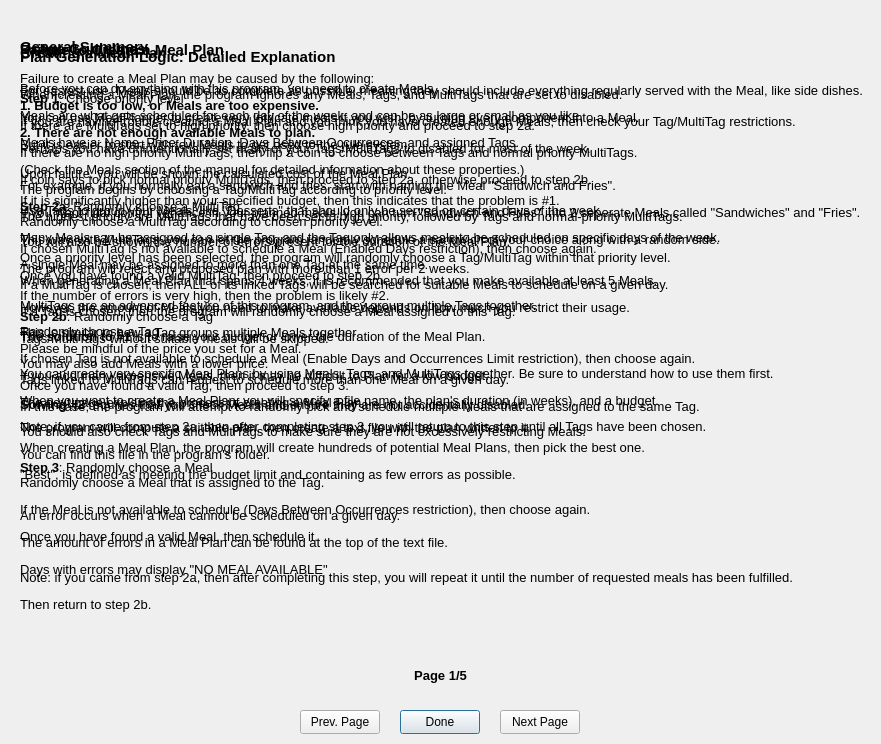
<?xml version="1.0" encoding="UTF-8"?>
<ui version="4.0">
 <class>Manual_SummaryInfo</class>
 <widget class="QDialog" name="Manual_SummaryInfo">
  <property name="geometry">
   <rect>
    <x>0</x>
    <y>0</y>
    <width>881</width>
    <height>744</height>
   </rect>
  </property>
  <property name="windowTitle">
   <string>Program Summary</string>
  </property>
  <widget class="QLabel" name="label_page1">
   <property name="enabled">
    <bool>true</bool>
   </property>
   <property name="geometry">
    <rect>
     <x>20</x>
     <y>20</y>
     <width>781</width>
     <height>461</height>
    </rect>
   </property>
   <property name="toolTip">
    <string/>
   </property>
   <property name="statusTip">
    <string/>
   </property>
   <property name="whatsThis">
    <string/>
   </property>
   <property name="text">
    <string>&lt;html&gt;&lt;head/&gt;&lt;body&gt;&lt;p&gt;&lt;span style=&quot; font-size:11pt; font-weight:700;&quot;&gt;General Summary&lt;/span&gt;&lt;br/&gt;&lt;/p&gt;&lt;p&gt;&lt;span style=&quot; font-size:10pt;&quot;&gt;Before you can do anything with this program, you need to create Meals.&lt;/span&gt;&lt;/p&gt;&lt;p&gt;&lt;span style=&quot; font-size:10pt;&quot;&gt;Meals are what gets scheduled for each day of the week, and can be as large or small as you like.&lt;/span&gt;&lt;/p&gt;&lt;p&gt;&lt;span style=&quot; font-size:10pt;&quot;&gt;Meals have a: Name, Price, Duration, Days Between Occurrences, and assigned Tags.&lt;/span&gt;&lt;/p&gt;&lt;p&gt;&lt;span style=&quot; font-size:10pt;&quot;&gt;(Check the Meals section of the manual for detailed information about these properties.)&lt;/span&gt;&lt;br/&gt;&lt;/p&gt;&lt;p&gt;&lt;span style=&quot; font-size:10pt;&quot;&gt;Use Tags to group your Meals, like &amp;quot;Desserts&amp;quot; that should only be served on certain days of the week.&lt;/span&gt;&lt;/p&gt;&lt;p&gt;&lt;span style=&quot; font-size:10pt;&quot;&gt;Many Meals can be assigned to a single Tag, and the Tag only allows meals to be scheduled on specific days of the week.&lt;/span&gt;&lt;/p&gt;&lt;p&gt;&lt;span style=&quot; font-size:10pt;&quot;&gt;A single Meal may be assigned to more than one Tag at the same time.&lt;/span&gt;&lt;br/&gt;&lt;/p&gt;&lt;p&gt;&lt;span style=&quot; font-size:10pt;&quot;&gt;MultiTags are an advanced feature of this program, and they group multiple Tags together.&lt;/span&gt;&lt;/p&gt;&lt;p&gt;&lt;span style=&quot; font-size:10pt;&quot;&gt;This is similar to how a Tag groups multiple Meals together.&lt;/span&gt;&lt;br/&gt;&lt;/p&gt;&lt;p&gt;&lt;span style=&quot; font-size:10pt;&quot;&gt;You can create very specific Meal Plans by using Meals, Tags, and MultiTags together. Be sure to understand how to use them first.&lt;/span&gt;&lt;/p&gt;&lt;p&gt;&lt;span style=&quot; font-size:10pt;&quot;&gt;When you want to create a Meal Plan, you will specify a file name, the plan's duration (in weeks), and a budget.&lt;/span&gt;&lt;/p&gt;&lt;p&gt;&lt;span style=&quot; font-size:10pt;&quot;&gt;The program will compute a suitable plan, then create a text file with the plan written to it.&lt;/span&gt;&lt;/p&gt;&lt;p&gt;&lt;span style=&quot; font-size:10pt;&quot;&gt;You can find this file in the program's folder.&lt;/span&gt;&lt;/p&gt;&lt;/body&gt;&lt;/html&gt;</string>
   </property>
   <property name="wordWrap">
    <bool>true</bool>
   </property>
  </widget>
  <widget class="QPushButton" name="pushButton_done">
   <property name="geometry">
    <rect>
     <x>400</x>
     <y>710</y>
     <width>80</width>
     <height>24</height>
    </rect>
   </property>
   <property name="text">
    <string>Done</string>
   </property>
  </widget>
  <widget class="QPushButton" name="pushButton_nextPage">
   <property name="geometry">
    <rect>
     <x>500</x>
     <y>710</y>
     <width>80</width>
     <height>24</height>
    </rect>
   </property>
   <property name="text">
    <string>Next Page</string>
   </property>
  </widget>
  <widget class="QPushButton" name="pushButton_previousPage">
   <property name="geometry">
    <rect>
     <x>300</x>
     <y>710</y>
     <width>80</width>
     <height>24</height>
    </rect>
   </property>
   <property name="text">
    <string>Prev. Page</string>
   </property>
  </widget>
  <widget class="QLabel" name="label_page2">
   <property name="enabled">
    <bool>true</bool>
   </property>
   <property name="geometry">
    <rect>
     <x>20</x>
     <y>20</y>
     <width>861</width>
     <height>411</height>
    </rect>
   </property>
   <property name="text">
    <string>&lt;html&gt;&lt;head/&gt;&lt;body&gt;&lt;p&gt;&lt;span style=&quot; font-size:11pt; font-weight:700;&quot;&gt;Usage Guidelines&lt;/span&gt;&lt;br/&gt;&lt;/p&gt;&lt;p&gt;&lt;span style=&quot; font-size:10pt;&quot;&gt;For easiest use, Meals should be as complete as possible, meaning they should include everything regularly served with the Meal, like side dishes.&lt;/span&gt;&lt;/p&gt;&lt;p&gt;&lt;span style=&quot; font-size:10pt;&quot;&gt;You can use MealPlanner to create very intricate meals if you wish, by turning every component into a Meal. &lt;/span&gt;&lt;/p&gt;&lt;p&gt;&lt;span style=&quot; font-size:10pt;&quot;&gt;But it is easier to start with few Meals to get used to the rule system.&lt;/span&gt;&lt;br/&gt;&lt;/p&gt;&lt;p&gt;&lt;span style=&quot; font-size:10pt;&quot;&gt;For example, if you normally eat a sandwich and fries, start with naming the Meal &amp;quot;Sandwich and Fries&amp;quot;. &lt;/span&gt;&lt;/p&gt;&lt;p&gt;&lt;span style=&quot; font-size:10pt;&quot;&gt;If you want final control variance in your planned meals, you can turn &amp;quot;Sandwich and Fries&amp;quot; into 2 seperate Meals called &amp;quot;Sandwiches&amp;quot; and &amp;quot;Fries&amp;quot;. &lt;/span&gt;&lt;/p&gt;&lt;p&gt;&lt;span style=&quot; font-size:10pt;&quot;&gt;This way, with MultiTags, you can let the program randomly schedule a sandwich of your choice along with a random side.&lt;/span&gt;&lt;br/&gt;&lt;/p&gt;&lt;p&gt;&lt;span style=&quot; font-size:10pt;&quot;&gt;When generating a Meal Plan that spans 4 weeks, it is recommended that you make available at least 5 Meals.&lt;/span&gt;&lt;/p&gt;&lt;p&gt;&lt;span style=&quot; font-size:10pt;&quot;&gt;However, the amount of Meals you need to make available depends on how much you restrict their usage.&lt;/span&gt;&lt;br/&gt;&lt;/p&gt;&lt;p&gt;&lt;span style=&quot; font-size:10pt;&quot;&gt;Please be mindful of the price you set for a Meal.&lt;/span&gt;&lt;/p&gt;&lt;p&gt;&lt;span style=&quot; font-size:10pt;&quot;&gt;If you add many expensive Meals, then it may be difficult to Plan for a low budget.&lt;/span&gt;&lt;/p&gt;&lt;p&gt;&lt;span style=&quot; font-size:10pt;&quot;&gt;The next page explains the process of creating a Meal Plan.&lt;/span&gt;&lt;/p&gt;&lt;/body&gt;&lt;/html&gt;</string>
   </property>
   <property name="wordWrap">
    <bool>true</bool>
   </property>
  </widget>
  <widget class="QLabel" name="label_pageNumber">
   <property name="geometry">
    <rect>
     <x>405</x>
     <y>660</y>
     <width>71</width>
     <height>31</height>
    </rect>
   </property>
   <property name="text">
    <string>&lt;html&gt;&lt;head/&gt;&lt;body&gt;&lt;p align=&quot;center&quot;&gt;&lt;span style=&quot; font-size:10pt; font-weight:700;&quot;&gt;Page 1/5&lt;/span&gt;&lt;/p&gt;&lt;/body&gt;&lt;/html&gt;</string>
   </property>
  </widget>
  <widget class="QLabel" name="label_page3">
   <property name="enabled">
    <bool>true</bool>
   </property>
   <property name="geometry">
    <rect>
     <x>20</x>
     <y>20</y>
     <width>821</width>
     <height>581</height>
    </rect>
   </property>
   <property name="text">
    <string>&lt;html&gt;&lt;head/&gt;&lt;body&gt;&lt;p&gt;&lt;span style=&quot; font-size:11pt; font-weight:700;&quot;&gt;Creating a Meal Plan&lt;/span&gt;&lt;br/&gt;&lt;/p&gt;&lt;p&gt;&lt;span style=&quot; font-size:10pt;&quot;&gt;When creating a Meal Plan, the program ignores any Meals, Tags, and MultiTags that are set to disabled. &lt;/span&gt;&lt;/p&gt;&lt;p&gt;&lt;span style=&quot; font-size:10pt;&quot;&gt;If you are having trouble creating a Meal Plan and you think you have created enough Meals, then check your Tag/MultiTag restrictions. &lt;/span&gt;&lt;/p&gt;&lt;p&gt;&lt;span style=&quot; font-size:10pt;&quot;&gt;Perhaps you have unintentionally set many of your Tags/MultiTags to disabled for most of the week. &lt;/span&gt;&lt;br/&gt;&lt;/p&gt;&lt;p&gt;&lt;span style=&quot; font-size:10pt;&quot;&gt;The program begins by choosing a Tag/MultiTag according to priority level. &lt;/span&gt;&lt;/p&gt;&lt;p&gt;&lt;span style=&quot; font-size:10pt;&quot;&gt;The highest priority are MultiTags that have been set to high priority, followed by Tags and normal-priority MultiTags.&lt;/span&gt;&lt;br/&gt;&lt;/p&gt;&lt;p&gt;&lt;span style=&quot; font-size:10pt;&quot;&gt;Once a priority level has been selected, the program will randomly choose a Tag/MultiTag within that priority level. &lt;/span&gt;&lt;/p&gt;&lt;p&gt;&lt;span style=&quot; font-size:10pt;&quot;&gt;If a MultiTag is chosen, then ALL of its linked Tags will be searched for suitable Meals to schedule on a given day. &lt;/span&gt;&lt;/p&gt;&lt;p&gt;&lt;span style=&quot; font-size:10pt;&quot;&gt;If a Tag is chosen, then the program will randomly choose a Meal assigned to this Tag. &lt;/span&gt;&lt;/p&gt;&lt;p&gt;&lt;span style=&quot; font-size:10pt;&quot;&gt;Tags/MultiTags without suitable meals will be skipped. &lt;/span&gt;&lt;br/&gt;&lt;/p&gt;&lt;p&gt;&lt;span style=&quot; font-size:10pt;&quot;&gt;Tags linked to MultiTags can request to schedule more than one Meal on a given day. &lt;/span&gt;&lt;/p&gt;&lt;p&gt;&lt;span style=&quot; font-size:10pt;&quot;&gt;In this case, the program will attempt to randomly pick and schedule multiple Meals that are assigned to the same Tag. &lt;/span&gt;&lt;br/&gt;&lt;/p&gt;&lt;p&gt;&lt;span style=&quot; font-size:10pt;&quot;&gt;When creating a Meal Plan, the program will create hundreds of potential Meal Plans, then pick the best one. &lt;/span&gt;&lt;/p&gt;&lt;p&gt;&lt;span style=&quot; font-size:10pt;&quot;&gt;&amp;quot;Best&amp;quot;, is defined as meeting the budget limit and containing as few errors as possible. &lt;/span&gt;&lt;br/&gt;&lt;/p&gt;&lt;p&gt;&lt;span style=&quot; font-size:10pt;&quot;&gt;An error occurs when a Meal cannot be scheduled on a given day. &lt;/span&gt;&lt;/p&gt;&lt;p&gt;&lt;span style=&quot; font-size:10pt;&quot;&gt;The amount of errors in a Meal Plan can be found at the top of the text file. &lt;/span&gt;&lt;/p&gt;&lt;p&gt;&lt;span style=&quot; font-size:10pt;&quot;&gt;Days with errors may display &amp;quot;NO MEAL AVAILABLE&amp;quot; &lt;/span&gt;&lt;/p&gt;&lt;/body&gt;&lt;/html&gt;</string>
   </property>
   <property name="wordWrap">
    <bool>true</bool>
   </property>
  </widget>
  <widget class="QLabel" name="label_page4">
   <property name="enabled">
    <bool>true</bool>
   </property>
   <property name="geometry">
    <rect>
     <x>20</x>
     <y>20</y>
     <width>601</width>
     <height>441</height>
    </rect>
   </property>
   <property name="text">
    <string>&lt;html&gt;&lt;head/&gt;&lt;body&gt;&lt;p&gt;&lt;span style=&quot; font-size:11pt; font-weight:700;&quot;&gt;Failure to Create a Meal Plan&lt;/span&gt;&lt;/p&gt;&lt;p&gt;&lt;span style=&quot; font-size:10pt;&quot;&gt;Failure to create a Meal Plan may be caused by the following:&lt;/span&gt;&lt;/p&gt;&lt;p&gt;&lt;span style=&quot; font-size:10pt; font-weight:700;&quot;&gt;1. Budget is too low, or Meals are too expensive.&lt;/span&gt;&lt;/p&gt;&lt;p&gt;&lt;span style=&quot; font-size:10pt; font-weight:700;&quot;&gt;2. There are not enough available Meals to plan.&lt;/span&gt;&lt;br/&gt;&lt;/p&gt;&lt;p&gt;&lt;span style=&quot; font-size:10pt;&quot;&gt;Upon failure, you will be shown the calculated cost of the Meal Plan.&lt;/span&gt;&lt;/p&gt;&lt;p&gt;&lt;span style=&quot; font-size:10pt;&quot;&gt;If it is significantly higher than your specified budget, then this indicates that the problem is #1.&lt;/span&gt;&lt;br/&gt;&lt;/p&gt;&lt;p&gt;&lt;span style=&quot; font-size:10pt;&quot;&gt;You will also be shown the number of errors present for the duration of the Meal Plan.&lt;/span&gt;&lt;/p&gt;&lt;p&gt;&lt;span style=&quot; font-size:10pt;&quot;&gt;The program will reject any proposed plan with more than 1 error per 2 weeks.&lt;/span&gt;&lt;/p&gt;&lt;p&gt;&lt;span style=&quot; font-size:10pt;&quot;&gt;If the number of errors is very high, then the problem is likely #2.&lt;/span&gt;&lt;br/&gt;&lt;/p&gt;&lt;p&gt;&lt;span style=&quot; font-size:10pt; font-weight:700;&quot;&gt;The solution to #1&lt;/span&gt;&lt;span style=&quot; font-size:10pt;&quot;&gt; is to raise your budget or lower the duration of the Meal Plan.&lt;/span&gt;&lt;/p&gt;&lt;p&gt;&lt;span style=&quot; font-size:10pt;&quot;&gt;You may also add Meals with a lower price.&lt;/span&gt;&lt;br/&gt;&lt;/p&gt;&lt;p&gt;&lt;span style=&quot; font-size:10pt; font-weight:700;&quot;&gt;Solving #2&lt;/span&gt;&lt;span style=&quot; font-size:10pt;&quot;&gt; requires that you check Meals and ensure they are not accidentally disabled.&lt;/span&gt;&lt;/p&gt;&lt;p&gt;&lt;span style=&quot; font-size:10pt;&quot;&gt;You should also check Tags and MultiTags to make sure they are not excessively restricting Meals.&lt;/span&gt;&lt;/p&gt;&lt;/body&gt;&lt;/html&gt;</string>
   </property>
   <property name="wordWrap">
    <bool>true</bool>
   </property>
  </widget>
  <widget class="QLabel" name="label_page5">
   <property name="enabled">
    <bool>true</bool>
   </property>
   <property name="geometry">
    <rect>
     <x>20</x>
     <y>20</y>
     <width>811</width>
     <height>621</height>
    </rect>
   </property>
   <property name="text">
    <string>&lt;html&gt;&lt;head/&gt;&lt;body&gt;&lt;p&gt;&lt;span style=&quot; font-size:11pt; font-weight:700;&quot;&gt;Plan Generation Logic: Detailed Explanation&lt;/span&gt;&lt;span style=&quot; font-size:11pt; font-weight:700;&quot;&gt;&lt;br/&gt;&lt;/span&gt;&lt;/p&gt;&lt;p&gt;&lt;span style=&quot; font-size:10pt; font-weight:700;&quot;&gt;Step 1&lt;/span&gt;&lt;span style=&quot; font-size:10pt;&quot;&gt;: Choose priority level&lt;/span&gt;&lt;/p&gt;&lt;p&gt;&lt;span style=&quot; font-size:10pt;&quot;&gt;If there are MultiTags set to high priority, then choose high priority and proceed to step 2a.&lt;/span&gt;&lt;/p&gt;&lt;p&gt;&lt;span style=&quot; font-size:10pt;&quot;&gt;If there are no high priority MultiTags, then flip a coin to choose between Tags and normal priority MultiTags.&lt;/span&gt;&lt;/p&gt;&lt;p&gt;&lt;span style=&quot; font-size:10pt;&quot;&gt;If coin says to pick normal priority MultiTags, then proceed to step 2a, otherwise proceed to step 2b.&lt;/span&gt;&lt;/p&gt;&lt;p&gt;&lt;span style=&quot; font-size:10pt; font-weight:700;&quot;&gt;Step 2a&lt;/span&gt;&lt;span style=&quot; font-size:10pt;&quot;&gt;: Randomly choose a MultiTag&lt;/span&gt;&lt;br/&gt;&lt;span style=&quot; font-size:10pt;&quot;&gt;Randomly choose a MultiTag according to chosen priority level.&lt;/span&gt;&lt;/p&gt;&lt;p&gt;&lt;span style=&quot; font-size:10pt;&quot;&gt;If chosen MultiTag is not available to schedule a Meal (Enabled Days restriction), then choose again.&lt;/span&gt;&lt;/p&gt;&lt;p&gt;&lt;span style=&quot; font-size:10pt;&quot;&gt;Once you have found a valid MultiTag, then proceed to step 2b.&lt;/span&gt;&lt;br/&gt;&lt;/p&gt;&lt;p&gt;&lt;span style=&quot; font-size:10pt; font-weight:700;&quot;&gt;Step 2b&lt;/span&gt;&lt;span style=&quot; font-size:10pt;&quot;&gt;: Randomly choose a Tag&lt;/span&gt;&lt;br/&gt;&lt;span style=&quot; font-size:10pt;&quot;&gt;Randomly choose a Tag.&lt;/span&gt;&lt;/p&gt;&lt;p&gt;&lt;span style=&quot; font-size:10pt;&quot;&gt;If chosen Tag is not available to schedule a Meal (Enable Days and Occurrences Limit restriction), then choose again.&lt;/span&gt;&lt;/p&gt;&lt;p&gt;&lt;span style=&quot; font-size:10pt;&quot;&gt;Once you have found a valid Tag, then proceed to step 3.&lt;/span&gt;&lt;br/&gt;&lt;/p&gt;&lt;p&gt;&lt;span style=&quot; font-size:10pt;&quot;&gt;Note: if you came from step 2a, then after completing step 3, you will return to this step until all Tags have been chosen.&lt;/span&gt;&lt;br/&gt;&lt;/p&gt;&lt;p&gt;&lt;span style=&quot; font-size:10pt; font-weight:700;&quot;&gt;Step 3&lt;/span&gt;&lt;span style=&quot; font-size:10pt;&quot;&gt;: Randomly choose a Meal&lt;/span&gt;&lt;br/&gt;&lt;span style=&quot; font-size:10pt;&quot;&gt;Randomly choose a Meal that is assigned to the Tag.&lt;/span&gt;&lt;/p&gt;&lt;p&gt;&lt;span style=&quot; font-size:10pt;&quot;&gt;If the Meal is not available to schedule (Days Between Occurrences restriction), then choose again.&lt;/span&gt;&lt;/p&gt;&lt;p&gt;&lt;span style=&quot; font-size:10pt;&quot;&gt;Once you have found a valid Meal, then schedule it.&lt;/span&gt;&lt;br/&gt;&lt;/p&gt;&lt;p&gt;&lt;span style=&quot; font-size:10pt;&quot;&gt;Note: if you came from step 2a, then after completing this step, you will repeat it until the number of requested meals has been fulfilled.&lt;/span&gt;&lt;/p&gt;&lt;p&gt;&lt;span style=&quot; font-size:10pt;&quot;&gt;Then return to step 2b.&lt;/span&gt;&lt;/p&gt;&lt;/body&gt;&lt;/html&gt;</string>
   </property>
   <property name="wordWrap">
    <bool>true</bool>
   </property>
  </widget>
 </widget>
 <resources/>
 <connections/>
</ui>
